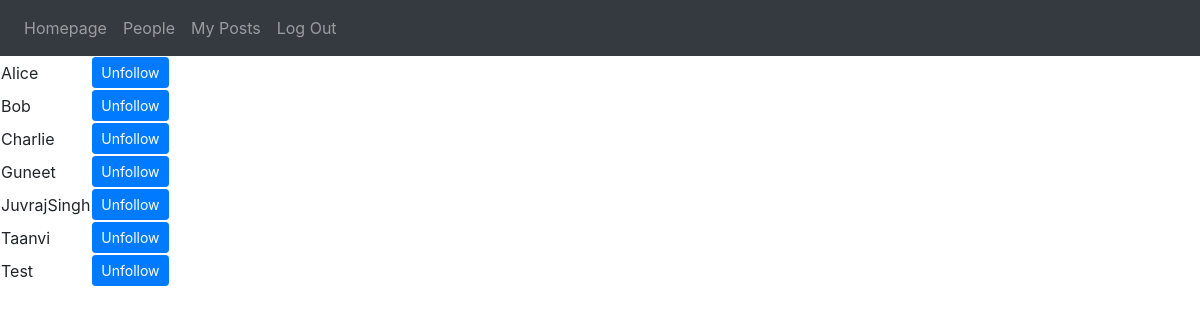
The page /people (signed in) on the database its author committed.
### tables this page shows
CREATE TABLE users (
		id INTEGER PRIMARY KEY AUTOINCREMENT NOT NULL,
		username TEXT NOT NULL,
		hash TEXT NOT NULL
);

### application.py (the view)
@app.route("/people")
@login_required
def people():
    persons = getPersons()
    followers = getFollowers()
    return render_template("people.html", persons=persons, followers=followers)

### models.py (called while the page is built)
def initialise(option, connection=False):
    con = sql.connect(path.join(ROOT, "socialMedia.db"))
    if option == 2:
        con.row_factory = sql.Row
        cur = con.cursor()
        if connection == False:
            return cur
        else:
            return cur, con
    else:
        cur = con.cursor()
        if option == 1:
            if connection == False:
                return cur
            else:
                return cur, con
        user_id = session["user_id"]
        if connection == False:
            return cur, user_id
        else:
            return cur, user_id, con

def login_required(f):
    @wraps(f)
    def decorated_function(*args, **kwargs):
        if session.get("user_id") is None:
            return redirect("/login")
        return f(*args, **kwargs)
    return decorated_function

def getPersons():
    cur, user_id = initialise(3)
    cur.execute("SELECT username FROM users WHERE NOT username = (SELECT username FROM users WHERE id = ?)", [user_id])
    tempPersons = cur.fetchall()
    persons = []
    for person in tempPersons:
        persons.append(person[0])
    persons.sort()
    return persons

def getFollowers():
    cur, user_id = initialise(3)
    cur.execute("SELECT following FROM followers WHERE user = (SELECT username FROM users WHERE id = ?)", [user_id])
    tempFollowers = cur.fetchall()
    followers = []
    for follower in tempFollowers:
        followers.append(follower[0])
    return followers

### templates/people.html (shortened to what this page needs)
{% extends "layout.html" %}
{% block main %}
    <table>
        {% for person in persons %}
            <tr>
                <td>{{ person }}</td>
                {% if person not in followers %}
                    <td><a class="btn btn-primary btn-sm" href="{{ url_for('follow', following=person) }}">Follow</a></td>
                {% else %}
                    <td><a class="btn btn-primary btn-sm" href="{{ url_for('unfollow', following=person) }}">Unfollow</a></td>
                {% endif %}
            </tr>
        {% endfor %}
    </table>
{% endblock %}

### rows shown on the page
users: username "Alice"
users: username "Bob"
users: username "Charlie"
users: username "Guneet"
users: username "JuvrajSingh"
users: username "Taanvi"
users: username "Test"
